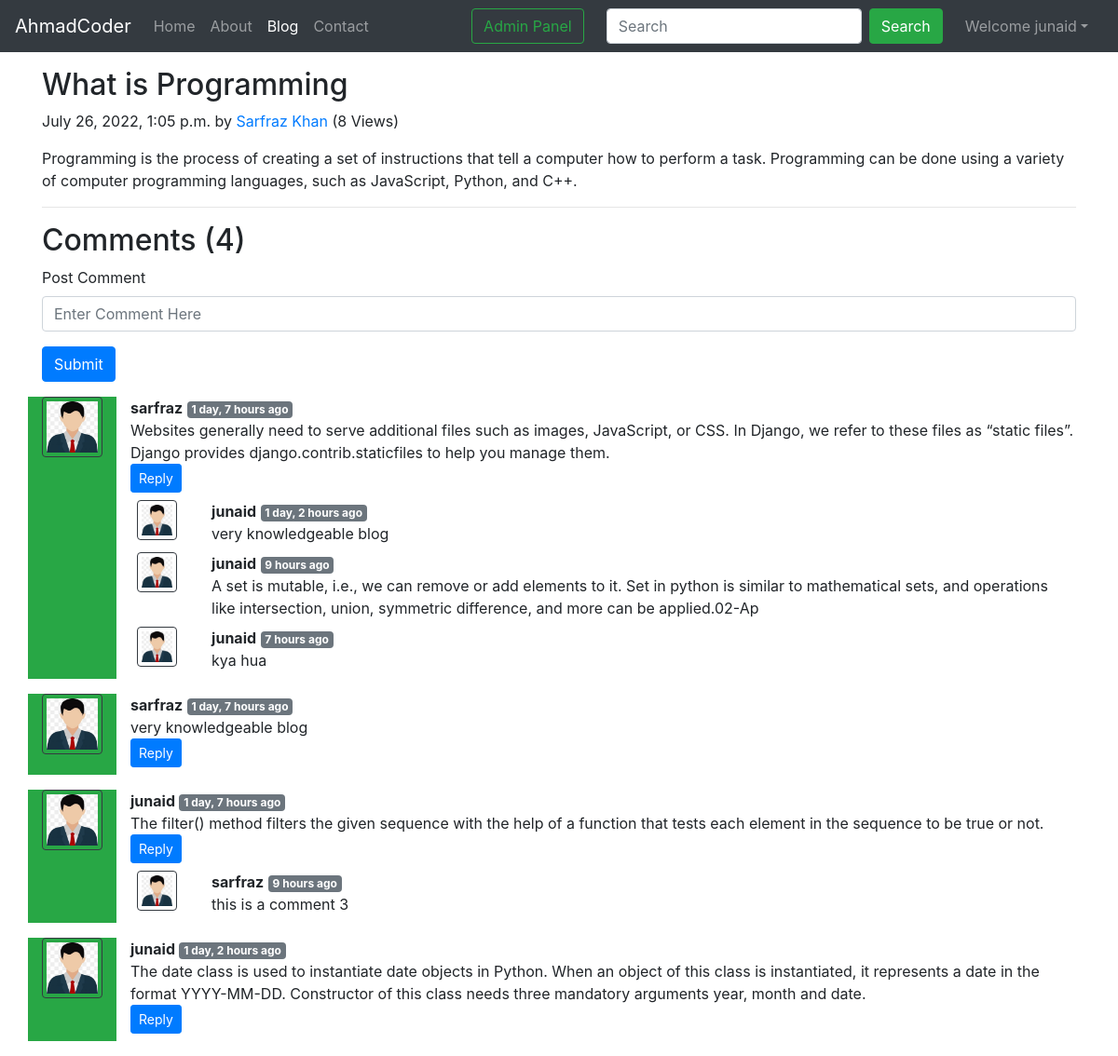
Page /blog/First-Post (signed in) on the committed database.
### blog/models.py (models this page shows, shortened)
class Post(models.Model):
    sno = models.AutoField(primary_key=True)
    title = models.CharField(max_length=250)
    content = models.TextField()
    author = models.CharField(max_length=50)
    slug = models.CharField(max_length=130)
    views = models.IntegerField(default=0)
    timestamp = models.DateTimeField(blank=True)

class BlogComment(models.Model):
    sno = models.AutoField(primary_key=True)
    comment = models.TextField()
    user = models.ForeignKey(User, on_delete=models.CASCADE)
    post = models.ForeignKey(Post, on_delete=models.CASCADE)
    parent = models.ForeignKey('self', on_delete=models.CASCADE, null=True)
    timestamp = models.DateTimeField(default=now)

### blog/views.py (the view)
# urls.py: path('<str:slug>', views.blogPost, name='blogPost'),
def blogPost(request, slug):
    post = Post.objects.filter(slug=slug).first()
    post.views = post.views + 1
    post.save()
    comments = BlogComment.objects.filter(post=post, parent=None)
    replies = BlogComment.objects.filter(post=post).exclude(parent=None)
    replyDict = {}
    for reply in replies:
        if reply.parent.sno not in replyDict.keys():
            replyDict[reply.parent.sno] = [reply]
        else:
            replyDict[reply.parent.sno].append(reply)
    context = {'post':post, 'comments':comments, 'user':request.user, 'replyDict':replyDict}
    return render(request, 'blog/blogPost.html', context)

### blog/templatetags/extras.py (called while the page is built)
@register.filter(name='get_val')
def get_val(dict, key):
    return dict.get(key)

### templates/blog/blogPost.html (shortened to what this page needs)
{% extends 'base.html' %}
{% block blogactive %} active {% endblock blogactive %}
{% block body %}
{% load humanize %}
{% load extras %}
<div class="container my-3">
    <h2 class="blog-post-title">{{post.title}}</h2>
    <p class="blog-post-meta">{{post.timestamp}} by <a href="/about">{{post.author}}</a> <span>({{post.views}} Views)</span></p>
    <p>{{post.content|safe}}</p>
    <hr>
  </div>
  <div class="container">
    <h2>Comments ({{comments.count}})</h2>
    <div class="my-2">
      {% if user.is_authenticated %}
      <form action="/blog/postComment" method="POST">{% csrf_token %}
        <div class="form-group">
          <label for="exampleInputEmail1">Post Comment</label>
          <input type="text" class="form-control" name="comment" placeholder="Enter Comment Here">
        </div>
        <button type="submit" class="btn btn-primary">Submit</button>
      </form>
    </div>
      {% else %}
      <p>Please login to post a comment</p>
      {% endif %}
    {% for comment in comments %}
    <div class="row my-3">
      <div class="col-md-1 bg-success">
        <img class="rounded mx-auto d-block w-100 p-1 border border-dark " src="/static/image/userimage.png" alt="user">
      </div>
      <div class="col-md-11">
        <b>{{comment.user.username}}</b> <span class="badge badge-secondary">{{comment.timestamp | naturaltime}}</span>
        <div>{{comment.comment}}</div>
        <div class="reply mx-0">
          {% if user.is_authenticated %}
            <button class="btn btn-sm btn-primary" type="button" data-toggle="collapse" data-target="#replyBox{{comment.sno}}" aria-expanded="false" aria-controls="replyBox{{comment.sno}}">
              Reply
            </button>
          {% else %}
          <button class="btn btn-sm btn-primary" type="button" data-toggle="collapse" data-target="#replyBox{{comment.sno}}" aria-expanded="false" aria-controls="replyBox{{comment.sno}}"disabled>
            Login to Reply
          </button>
          {% endif %}
            <div class="replies my-2">
              {% for reply in replyDict|get_val:comment.sno %}
              <div class="row my-2">
                  <div class="col-md-1">
                    <img class="rounded mx-auto d-block w-75 p-1 border border-dark " src="/static/image/userimage.png" alt="user">
                  </div>
                  <div class="col-md-11">
                    <b>{{reply.user.username}}</b> <span class="badge badge-secondary">{{reply.timestamp | naturaltime}}</span>
                    <div>{{reply.comment}}</div>
                  </div>
                    <br>
              </div>
              {% endfor %}
            </div>
        </div>
      </div>
    </div>
    {% endfor %}
  </div>
{% endblock body %}

### templates/base.html (shortened to what this page needs)
<!doctype html>
<html lang="en">
  <head>
    <link rel="stylesheet" href="https://cdn.jsdelivr.net/npm/bootstrap@4.4.1/dist/css/bootstrap.min.css">
  </head>
  <body>
    <nav class="navbar navbar-expand-lg navbar-dark bg-dark">
        <a class="navbar-brand" href="/">AhmadCoder</a>
        <div class="collapse navbar-collapse" id="navbarSupportedContent">
          <ul class="navbar-nav mr-auto">
            <li class="nav-item {% block homeactive %} {% endblock homeactive %}">
              <a class="nav-link" href="/">Home <span class="sr-only">(current)</span></a>
            </li>
            <li class="nav-item {% block aboutactive %}{% endblock aboutactive %}">
              <a class="nav-link" href="/about">About</a>
            </li>
            <li class="nav-item {% block blogactive %}{% endblock blogactive%}">
              <a class="nav-link" href="/blog">Blog</a>
            </li>
            <li class="nav-item {% block contactactive %}{% endblock contactactive %}">
              <a class="nav-link" href="/contact">Contact</a>
            </li>
          </ul>
          <a href="/admin" role="button" target="_blank" class="btn btn-outline-success m-2 my-sm-0" >Admin Panel</a>
          <form method="get" action="/search" class="form-inline my-2 my-lg-0 mx-3">
            <input class="form-control mr-sm-2" type="search" placeholder="Search" aria-label="Search" name="query" id="query">
            <button class="btn btn-success my-2 my-sm-0" type="submit">Search</button>
          </form>
          {% if user.is_authenticated %}
          <ul class="navbar-nav mr-2">
            <li class="nav-item dropdown">
            <a class="nav-link dropdown-toggle" href='#' id="navbarDropdown" role="button" data-toggle="dropdown"> Welcome {{request.user}}</a>
                  </li>
                  </ul>
          {% endif %}
        </div>
      </nav>
{% block body %} {% endblock body %}
  </body>
</html>

### rows in the picture
Post: title "What is Programming", timestamp "July 26, 2022, 1:05 p.m.", author "Sarfraz Khan", views "8", content "Programming is the process of creating a set of instructions that tell a computer how to perform a task. Programming can be done using a variety of computer programming languages, such as JavaScript, Python, and C++."
BlogComment: user.username "sarfraz", timestamp "1 day, 7 hours ago", comment "Websites generally need to serve additional files such as images, JavaScript, or CSS. In Django, we refer to these files as “static files”. Django provides django.contrib.staticfiles to help you manage them."
BlogComment: user.username "junaid", timestamp "1 day, 2 hours ago", comment "very knowledgeable blog"
BlogComment: user.username "junaid", timestamp "9 hours ago", comment "A set is mutable, i.e., we can remove or add elements to it. Set in python is similar to mathematical sets, and operations like intersection, union, symmetric difference, and more can be applied.02-Ap"
BlogComment: user.username "junaid", timestamp "7 hours ago", comment "kya hua"
BlogComment: user.username "sarfraz", timestamp "1 day, 7 hours ago", comment "very knowledgeable blog"
BlogComment: user.username "junaid", timestamp "1 day, 7 hours ago", comment "The filter() method filters the given sequence with the help of a function that tests each element in the sequence to be true or not."
BlogComment: user.username "sarfraz", timestamp "9 hours ago", comment "this is a comment 3"
BlogComment: user.username "junaid", timestamp "1 day, 2 hours ago", comment "The date class is used to instantiate date objects in Python. When an object of this class is instantiated, it represents a date in the format YYYY-MM-DD. Constructor of this class needs three mandatory arguments year, month and date."

### other values in the picture
{{ request.user }} "junaid"
{{ comments.count }} "4"
